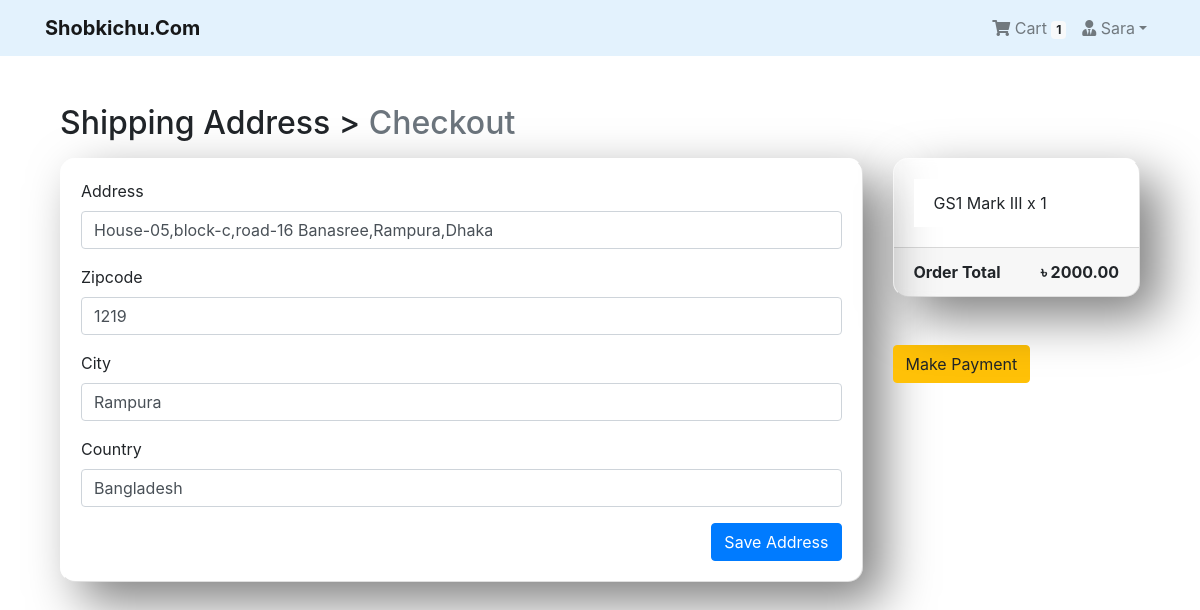
Screenshot of /payment/checkout/ (signed in) with the database file from the repository.
### App_Login/models.py (models this page shows, shortened)
class User(AbstractBaseUser, PermissionsMixin):
    email = models.EmailField(unique=True, null=False)
    is_staff = models.BooleanField(
        ugettext_lazy('staff status'),
        default=False,
        help_text = ugettext_lazy('Designates whether the user can log in this site')
    )
    is_active = models.BooleanField(
        ugettext_lazy('active'),
        default=True,
        help_text=ugettext_lazy('Designates whether this user should be treated as active. Unselect this instead of deleting accounts')
    )
    USERNAME_FIELD = 'email'
    objects = MyUserManager()

class Profile(models.Model):
    user = models.OneToOneField(User, on_delete=models.CASCADE, related_name='profile')
    username = models.CharField(max_length=264, blank=True)
    full_name = models.CharField(max_length=264, blank=True)
    address_1 = models.TextField(max_length=300, blank=True)
    city = models.CharField(max_length=40, blank=True)
    zipcode = models.CharField(max_length=10, blank=True)
    country = models.CharField(max_length=50, blank=True)
    phone = models.CharField(max_length=20, blank=True)
    date_joined = models.DateTimeField(auto_now_add=True)

### App_Order/models.py (models this page shows, shortened)
class Order(models.Model):
    orderitems = models.ManyToManyField(Cart)
    user = models.ForeignKey(settings.AUTH_USER_MODEL, on_delete=models.CASCADE)
    ordered = models.BooleanField(default=False)
    created = models.DateTimeField(auto_now_add=True)
    paymentId = models.CharField(max_length=264, blank=True, null=True)
    orderId = models.CharField(max_length=200, blank=True, null=True)
    def get_totals(self):
        total = 0
        for order_item in self.orderitems.all():
            total += float(order_item.get_total())
        return total

class Cart(models.Model):
    user = models.ForeignKey(settings.AUTH_USER_MODEL, on_delete=models.CASCADE, related_name="cart")
    item = models.ForeignKey(Product, on_delete=models.CASCADE)
    quantity = models.IntegerField(default=1)
    purchased = models.BooleanField(default=False)
    created = models.DateTimeField(auto_now_add=True)
    updated = models.DateTimeField(auto_now=True)
    def get_total(self):
        total = self.item.price * self.quantity
        float_total = format(total, '0.2f')
        return float_total

### App_Payment/models.py (models this page shows)
class BillingAddress(models.Model):
    user = models.ForeignKey(settings.AUTH_USER_MODEL, on_delete=models.CASCADE)
    address = models.CharField(max_length=264, blank=True)
    zipcode = models.CharField(max_length=10, blank=True)
    city = models.CharField(max_length=30, blank=True)
    country = models.CharField(max_length=20, blank=True)
    def __str__(self):
        return f'{self.user.profile.username} billing address'
    def is_fully_filled(self):
        field_names = [f.name for f in self._meta.get_fields()]
        for field_name in field_names:
            value = getattr(self, field_name)
            if value is None or value=='':
                return False
        return True
    class Meta:
        verbose_name_plural = "Billing Addresses"

### App_Shop/models.py (models this page shows, shortened)
class Product(models.Model):
    mainimage = models.ImageField(upload_to='Products')
    name = models.CharField(max_length=264)
    category = models.ForeignKey(Category, on_delete=models.CASCADE, related_name='category')
    preview_text = models.TextField(max_length=200, verbose_name='Preview Text')
    detail_text = models.TextField(max_length=1000, verbose_name='Description')
    price = models.FloatField()
    old_price = models.FloatField(default=0.00)
    created = models.DateTimeField(auto_now_add=True)
    class Meta:
        ordering = ['-created',]

### App_Payment/views.py (the view)
# urls.py: path('checkout/', views.checkout, name="checkout"),
@login_required
def checkout(request):
    saved_address = BillingAddress.objects.get_or_create(user=request.user)
    saved_address = saved_address[0]
    print(saved_address)
    form = BillingForm(instance=saved_address)
    if request.method == "POST":
        form = BillingForm(request.POST, instance=saved_address)
        if form.is_valid():
            form.save()
            form = BillingForm(instance=saved_address)
            messages.success(request, f"Shipping Address Saved!")
    order_qs = Order.objects.filter(user=request.user, ordered=False)
    order_items = order_qs[0].orderitems.all()
    order_total = order_qs[0].get_totals()
    return render(request, 'App_Payment/checkout.html', context={"form":form, "order_items":order_items, "order_total":order_total, "saved_address":saved_address})

### App_Payment/forms.py
class BillingForm(forms.ModelForm):
    class Meta:
        model = BillingAddress
        fields = ['address', 'zipcode', 'city', 'country']

### App_Order/templatetags/cart_tag.py (called while the page is built)
@register.filter
def cart_total(user):
    order = Order.objects.filter(user=user, ordered=False)
    if order.exists():
        return order[0].orderitems.count()
    else:
        return 0

### templates/App_Payment/checkout.html (shortened to what this page needs)
{% extends 'base.html' %}
{% load crispy_forms_tags %}
{% block body_block %}
<div class="container mt-5">
  <h2 class="mb-3">
    Shipping Address > <span class="text-muted">Checkout</span>
  </h2>
  <div class="row">
    <div class="col-md-9">
      <div class="card mb-5" style="height: auto">
        <div class="card-body">
          <form method="POST">
            {{form|crispy}}
            <button type="submit" class="btn btn-primary float-right">Save Address</button>
          </form>
        </div>
      </div>
    </div>
    <div class="col-md-3">
      <div class="card" style="height:auto">
        <div class="card-body">
          <ul class="list-group list-group-flush">
            {% for order_item in order_items %}
              <li class="list-group-item">{{ order_item.item.name}} x {{order_item.quantity}}</li>
            {% endfor %}
          </ul>
        </div>
        <div class="card-footer">
          <span class="float-left"><b>Order Total</b></span>
          <span class="float-right"><b>&#2547; {{order_total|floatformat:2}}</b></span>
        </div>
      </div>
      <br>
      <br>
      {% if saved_address.is_fully_filled %}
      <a href="{% url 'App_Payment:payment' %}" class="btn btn-warning btn-md">Make Payment</a>
      {% else %}
      <div class="alert alert-info">
        <p>Please fill up all the information to make payment.</p>
      </div>
      {% endif %}
    </div>
  </div>
</div>
{% endblock %}

### templates/navbar.html (shortened to what this page needs)
{% load cart_tag %}
<nav class="navbar navbar-expand-lg navbar navbar-light" style="background-color: #e3f2fd;">
  <div class="container">
    <a class="navbar-brand" href="{% url 'App_Shop:home' %}"><b>Shobkichu.Com</b> </a>
    <div class="collapse navbar-collapse" id="navbarNav">
      <ul class="navbar-nav ml-auto">
        {% if request.user.is_authenticated %}
        <li class="nav-item">
          <a href="{% url 'App_Order:cart' %}" class="nav-link">
              <i class="fa fa-shopping-cart"></i> Cart
              <span class="badge badge-light">{{ request.user | cart_total }}</span>
          </a>
        </li>
        <li class="nav-item dropdown">
          <a class="nav-link dropdown-toggle" href="#" id="navbarDropdown" role="button" data-toggle="dropdown" aria-haspopup="true" aria-expanded="false"><i class="fas fa-user-tie"></i> {{request.user.profile.username}}</a>
        </li>
        {% else %}
        <li class="nav-item">
          <a href="{% url 'App_Login:login' %}" class="btn btn-outline-info">Login</a>
        </li>
        {% endif %}
      </ul>
    </div>
  </div>
</nav>

### templates/base.html (style rules this page uses)
.card { height: 350px; box-shadow: 20px 20px 50px rgba(0, 0, 0, 0.5); border-radius: 15px; background: rgba(255, 255, 255, 0.1); overflow: hidden; display: flex; justify-content: center; border-top: 1px solid rgba(255, 255, 255, 0.5); border-left: 1px solid rgba(255, 255, 255, 0.5); backdrop-filter: blur(5px); }

### rows the page displays
User: user|cart_total "1", user.profile.username "Sara"
BillingAddress: address "House-05,block-c,road-16 Banasree,Rampura,Dhaka", zipcode "1219", city "Rampura", country "Bangladesh"
Cart: item.name "GS1 Mark III", quantity "1"

### other values shown
{{ order_total|floatformat:2 }} "2000.00"
